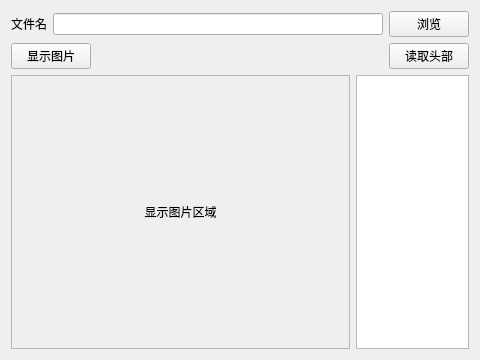
<?xml version="1.0" encoding="UTF-8"?>
<ui version="4.0">
 <class>Widget</class>
 <widget class="QWidget" name="Widget">
  <property name="geometry">
   <rect>
    <x>0</x>
    <y>0</y>
    <width>480</width>
    <height>360</height>
   </rect>
  </property>
  <property name="windowTitle">
   <string>Widget</string>
  </property>
  <layout class="QVBoxLayout" name="verticalLayout">
   <item>
    <layout class="QHBoxLayout" name="horizontalLayout_2">
     <item>
      <widget class="QLabel" name="label">
       <property name="text">
        <string>文件名</string>
       </property>
      </widget>
     </item>
     <item>
      <widget class="QLineEdit" name="lineEditName"/>
     </item>
     <item>
      <widget class="QPushButton" name="btnBrowser">
       <property name="text">
        <string>浏览</string>
       </property>
      </widget>
     </item>
    </layout>
   </item>
   <item>
    <layout class="QHBoxLayout" name="horizontalLayout">
     <item>
      <widget class="QPushButton" name="btnShowPic">
       <property name="text">
        <string>显示图片</string>
       </property>
      </widget>
     </item>
     <item>
      <spacer name="horizontalSpacer">
       <property name="orientation">
        <enum>Qt::Orientation::Horizontal</enum>
       </property>
       <property name="sizeHint" stdset="0">
        <size>
         <width>40</width>
         <height>20</height>
        </size>
       </property>
      </spacer>
     </item>
     <item>
      <widget class="QPushButton" name="btnReadHeader">
       <property name="text">
        <string>读取头部</string>
       </property>
      </widget>
     </item>
    </layout>
   </item>
   <item>
    <layout class="QHBoxLayout" name="horizontalLayout_4">
     <item>
      <widget class="QScrollArea" name="scrollArea">
       <property name="sizePolicy">
        <sizepolicy hsizetype="Expanding" vsizetype="Expanding">
         <horstretch>3</horstretch>
         <verstretch>0</verstretch>
        </sizepolicy>
       </property>
       <property name="widgetResizable">
        <bool>true</bool>
       </property>
       <widget class="QWidget" name="scrollAreaWidgetContents">
        <property name="geometry">
         <rect>
          <x>0</x>
          <y>0</y>
          <width>339</width>
          <height>276</height>
         </rect>
        </property>
        <layout class="QHBoxLayout" name="horizontalLayout_3">
         <item>
          <widget class="QLabel" name="labelShowPic">
           <property name="sizePolicy">
            <sizepolicy hsizetype="Expanding" vsizetype="Expanding">
             <horstretch>0</horstretch>
             <verstretch>0</verstretch>
            </sizepolicy>
           </property>
           <property name="text">
            <string>显示图片区域</string>
           </property>
           <property name="alignment">
            <set>Qt::AlignmentFlag::AlignCenter</set>
           </property>
          </widget>
         </item>
        </layout>
       </widget>
      </widget>
     </item>
     <item>
      <widget class="QTextBrowser" name="textBrowser">
       <property name="sizePolicy">
        <sizepolicy hsizetype="Expanding" vsizetype="Expanding">
         <horstretch>1</horstretch>
         <verstretch>0</verstretch>
        </sizepolicy>
       </property>
      </widget>
     </item>
    </layout>
   </item>
  </layout>
 </widget>
 <resources/>
 <connections/>
</ui>
